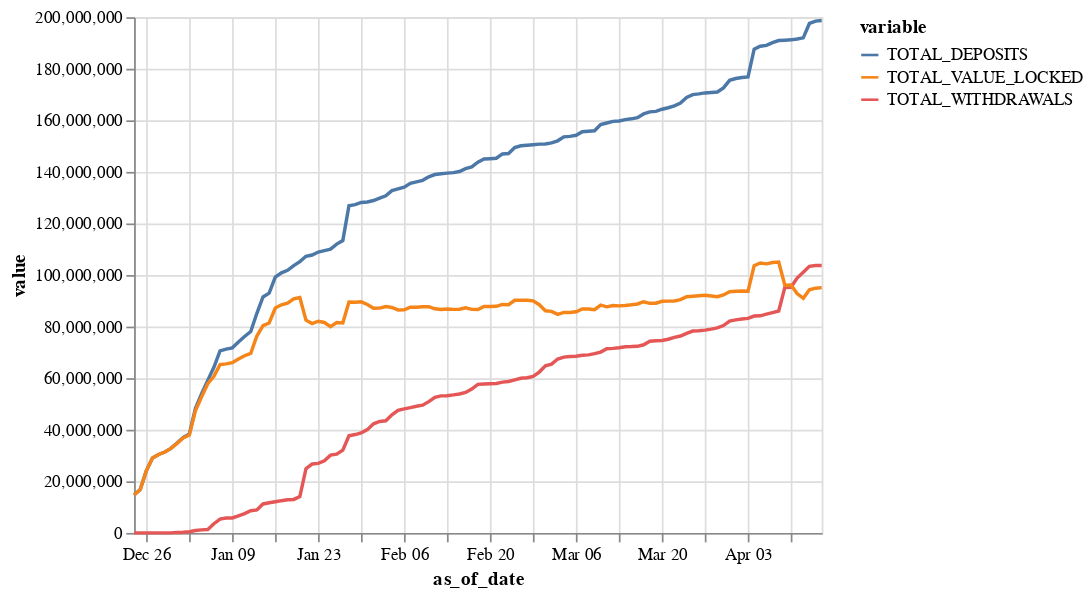

This figure's notebook cell:
### Code cell
alt.Chart(tvl_data).mark_line().encode(
    x='as_of_date',
    y='value',
    color='variable'
)

### Figure 1 — Vega-Lite specification as saved in the notebook (floating-point values rounded to 4 significant figures; data arrays with more than 128 entries replaced by an {"elided": "..."} marker saying what was removed)
{"config": {"view": {"continuousWidth": 400, "continuousHeight": 300}}, "data": {"name": "data-75cfae9d7b7c82a7671034151d774ce4"}, "mark": "line", "encoding": {"color": {"field": "variable", "type": "nominal"}, "x": {"field": "as_of_date", "type": "temporal"}, "y": {"field": "value", "type": "quantitative"}}, "$schema": "https://vega.github.io/schema/vega-lite/v4.17.0.json", "datasets": {"data-75cfae9d7b7c82a7671034151d774ce4": {"elided": "339 records"}}}
